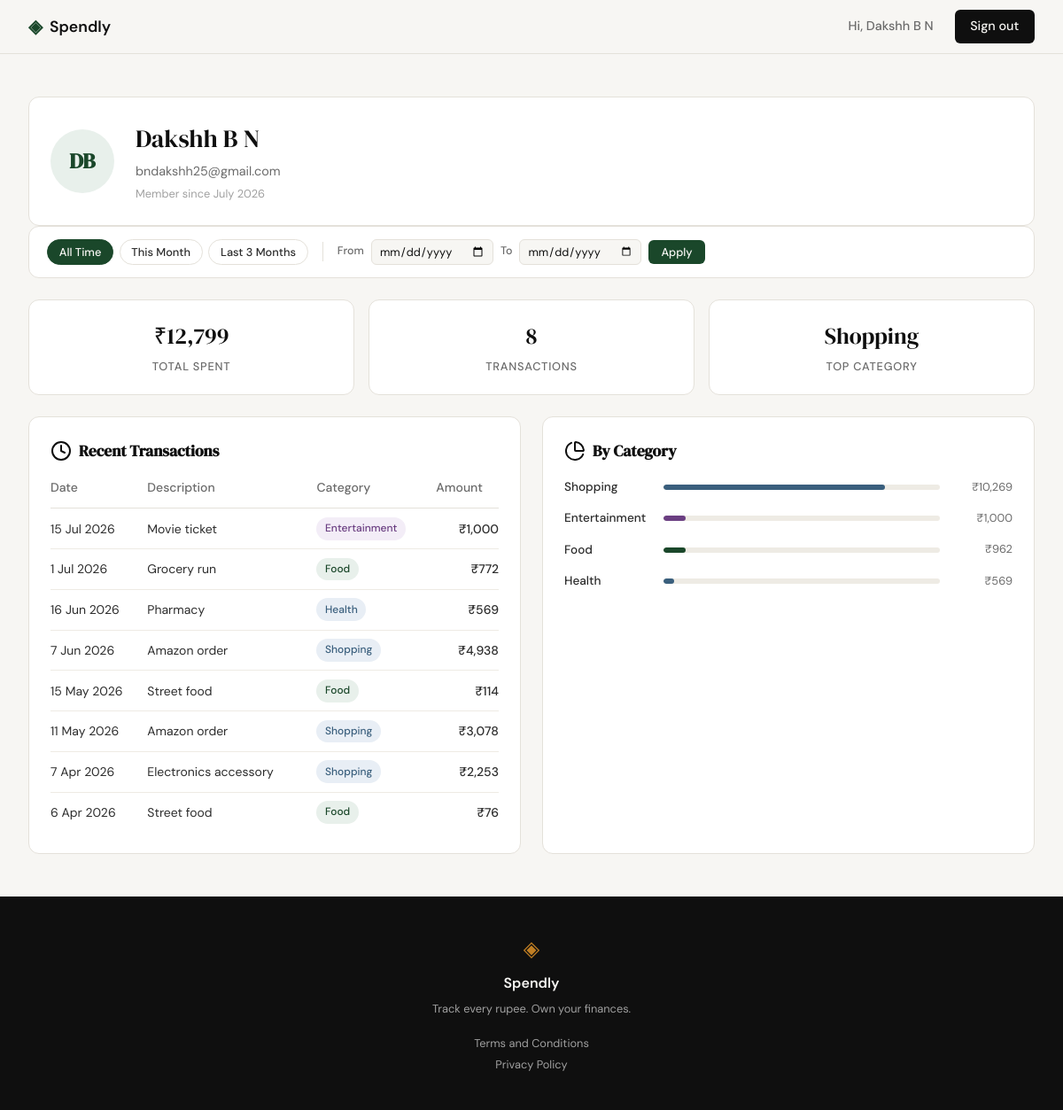
Screenshot of /profile (signed in) with the database file from the repository.
### tables this page shows
CREATE TABLE users (
            id           INTEGER PRIMARY KEY AUTOINCREMENT,
            name         TEXT    NOT NULL,
            email        TEXT    UNIQUE NOT NULL,
            password_hash TEXT   NOT NULL,
            created_at   TEXT    DEFAULT (datetime('now'))
        );

CREATE TABLE expenses (
            id          INTEGER PRIMARY KEY AUTOINCREMENT,
            user_id     INTEGER NOT NULL REFERENCES users(id),
            amount      REAL    NOT NULL,
            category    TEXT    NOT NULL,
            date        TEXT    NOT NULL,
            description TEXT,
            created_at  TEXT    DEFAULT (datetime('now'))
        );

### app.py (the view)
@app.route("/profile")
def profile():
    if not session.get("user_id"):
        return redirect(url_for("login"))
    uid  = session["user_id"]
    user = get_user_by_id(uid)
    if user is None:
        session.clear()
        flash("Session expired. Please log in again.")
        return redirect(url_for("login"))
    from_date = _valid_date(request.args.get("from"))
    to_date   = _valid_date(request.args.get("to"))
    stats      = get_summary_stats(uid, from_date=from_date, to_date=to_date)
    expenses   = get_recent_transactions(uid, from_date=from_date, to_date=to_date)
    categories = get_category_breakdown(uid, from_date=from_date, to_date=to_date)
    return render_template(
        "profile.html",
        user=user, stats=stats, expenses=expenses, categories=categories,
        from_date=from_date, to_date=to_date,
    )

### app.py (called while the page is built)
def _valid_date(s):
    try:
        datetime.strptime(s, "%Y-%m-%d")
        return s
    except (ValueError, TypeError):
        return None

### database/db.py (called while the page is built)
def get_db():
    conn = sqlite3.connect(DB_PATH)
    conn.row_factory = sqlite3.Row
    conn.execute("PRAGMA foreign_keys = ON")
    return conn

### database/queries.py (called while the page is built)
def _fmt_rupee(value: float) -> str:
    return f"₹{value:,.0f}"

def _fmt_date(iso: str) -> str:
    for fmt in ("%Y-%m-%d %H:%M:%S", "%Y-%m-%d"):
        try:
            dt = datetime.strptime(iso, fmt)
            return dt.strftime("%d %b %Y").lstrip("0")
        except ValueError:
            continue
    return iso

def get_user_by_id(user_id):
    conn = get_db()
    try:
        row = conn.execute(
            "SELECT name, email, created_at FROM users WHERE id = ?", (user_id,)
        ).fetchone()
    finally:
        conn.close()
    if row is None:
        return None
    parts = row["name"].split()
    initials = "".join(p[0].upper() for p in parts[:2])
    try:
        dt = datetime.strptime(row["created_at"], "%Y-%m-%d %H:%M:%S")
    except ValueError:
        dt = datetime.strptime(row["created_at"], "%Y-%m-%d")
    return {
        "name": row["name"],
        "email": row["email"],
        "initials": initials,
        "member_since": dt.strftime("%B %Y"),
    }

def _date_where(user_id, from_date=None, to_date=None):
    conditions = ["user_id = ?"]
    params = [user_id]
    if from_date:
        conditions.append("date >= ?")
        params.append(from_date)
    if to_date:
        conditions.append("date <= ?")
        params.append(to_date)
    return "WHERE " + " AND ".join(conditions), params

def get_summary_stats(user_id, from_date=None, to_date=None):
    conn = get_db()
    try:
        where, params = _date_where(user_id, from_date, to_date)
        agg = conn.execute(
            "SELECT COALESCE(SUM(amount), 0) AS total, COUNT(*) AS cnt "
            "FROM expenses " + where,
            params,
        ).fetchone()
        top = conn.execute(
            "SELECT category FROM expenses " + where +
            " GROUP BY category ORDER BY SUM(amount) DESC LIMIT 1",
            params,
        ).fetchone()
    finally:
        conn.close()
    return {
        "total_spent": _fmt_rupee(agg["total"]),
        "transaction_count": agg["cnt"],
        "top_category": top["category"] if top else "—",
    }

### templates/profile.html (shortened to what this page needs)
{% extends "base.html" %}
{% block content %}
<div class="profile-section">
    <div class="profile-header profile-card">
        <div class="profile-avatar">{{ user.initials }}</div>
        <div>
            <div class="profile-name">{{ user.name }}</div>
            <div class="profile-email">{{ user.email }}</div>
            <div class="profile-meta">Member since {{ user.member_since }}</div>
        </div>
    </div>
    <div class="profile-card filter-card">
        <div class="filter-bar">
            <div class="filter-presets">
                <button class="filter-preset-btn" id="preset-all">All Time</button>
                <button class="filter-preset-btn" id="preset-month">This Month</button>
                <button class="filter-preset-btn" id="preset-3months">Last 3 Months</button>
            </div>
            <form method="get" action="{{ url_for('profile') }}" class="filter-custom">
                <label for="from">From</label>
                <input type="date" id="from" name="from" class="form-input filter-date-input"
                       value="{{ from_date or '' }}">
                <label for="to">To</label>
                <input type="date" id="to" name="to" class="form-input filter-date-input"
                       value="{{ to_date or '' }}">
                <button type="submit" class="filter-apply-btn">Apply</button>
            </form>
        </div>
    </div>
    <div class="profile-stats">
        <div class="profile-stat-card">
            <div class="stat-value">{{ stats.total_spent }}</div>
            <div class="stat-label">Total Spent</div>
        </div>
        <div class="profile-stat-card">
            <div class="stat-value">{{ stats.transaction_count }}</div>
            <div class="stat-label">Transactions</div>
        </div>
        <div class="profile-stat-card">
            <div class="stat-value">{{ stats.top_category }}</div>
            <div class="stat-label">Top Category</div>
        </div>
    </div>
    <div class="profile-grid">
        <div class="profile-card">
            <h2 class="profile-card-title"><i data-lucide="clock"></i> Recent Transactions</h2>
            <table class="expense-table">
                <thead>
                    <tr>
                        <th>Date</th>
                        <th>Description</th>
                        <th>Category</th>
                        <th class="amount-cell">Amount</th>
                    </tr>
                </thead>
                <tbody>
                    {% for e in expenses %}
                    <tr>
                        <td>{{ e.date }}</td>
                        <td>{{ e.description }}</td>
                        <td><span class="badge badge-{{ e.category | lower }}">{{ e.category }}</span></td>
                        <td class="amount-cell">{{ e.amount }}</td>
                    </tr>
                    {% endfor %}
                </tbody>
            </table>
        </div>
        <div class="profile-card">
            <h2 class="profile-card-title"><i data-lucide="pie-chart"></i> By Category</h2>
            {% for c in categories %}
            <div class="cat-row">
                <span class="cat-name">{{ c.name }}</span>
                <div class="cat-bar-track">
                    <div class="cat-bar cat-bar-{{ c.name | lower }}" style="width: {{ c.percent }}%"></div>
                </div>
                <span class="cat-amount">{{ c.amount }}</span>
            </div>
            {% endfor %}
        </div>
    </div>
</div>
{% endblock %}

### templates/base.html (shortened to what this page needs)
<!DOCTYPE html>
<html lang="en">
<head>
    <link rel="stylesheet" href="{{ url_for('static', filename='css/style.css') }}">
</head>
<body>
    <nav class="navbar">
        <div class="nav-inner">
            <a href="{{ url_for('landing') }}" class="nav-brand">
                <span class="brand-icon">◈</span>
                <span class="brand-name">Spendly</span>
            </a>
            <div class="nav-links">
                {% if session.user_id %}
                    <span class="nav-username">Hi, {{ session.user_name }}</span>
                    <a href="{{ url_for('logout') }}" class="nav-cta">Sign out</a>
                {% else %}
                    <a href="{{ url_for('login') }}">Sign in</a>
                    <a href="{{ url_for('register') }}" class="nav-cta">Get started</a>
                {% endif %}
            </div>
        </div>
    </nav>
    <main class="main-content">
        {% block content %}{% endblock %}
    </main>
    <footer class="footer">
        <div class="footer-inner">
            <span class="brand-icon">◈</span>
            <span class="footer-name">Spendly</span>
            <p class="footer-copy">Track every rupee. Own your finances.</p>
            <div class="footer-links">
                <a href="{{ url_for('terms') }}">Terms and Conditions</a>
                <a href="{{ url_for('privacy') }}">Privacy Policy</a>
            </div>
        </div>
    </footer>
</body>
</html>

### rows the page displays
users: user_name "Dakshh B N", name "Dakshh B N", email "bndakshh25@gmail.com"
expenses: date "15 Jul 2026", description "Movie ticket", category "Entertainment", amount "₹1,000"
expenses: date "1 Jul 2026", description "Grocery run", category "Food", amount "₹772"
expenses: date "16 Jun 2026", description "Pharmacy", category "Health", amount "₹569"
expenses: date "7 Jun 2026", description "Amazon order", category "Shopping", amount "₹4,938"
expenses: date "15 May 2026", description "Street food", category "Food", amount "₹114"
expenses: date "11 May 2026", description "Amazon order", category "Shopping", amount "₹3,078"
expenses: date "7 Apr 2026", description "Electronics accessory", category "Shopping", amount "₹2,253"
expenses: date "6 Apr 2026", description "Street food", category "Food", amount "₹76"

### other values shown
{{ user.initials }} "DB"
{{ user.member_since }} "July 2026"
{{ stats.total_spent }} "₹12,799"
{{ stats.transaction_count }} "8"
{{ stats.top_category }} "Shopping"
{{ c.name }} "Shopping" "Entertainment" "Food" "Health"
{{ c.amount }} "₹10,269" "₹1,000" "₹962" "₹569"
